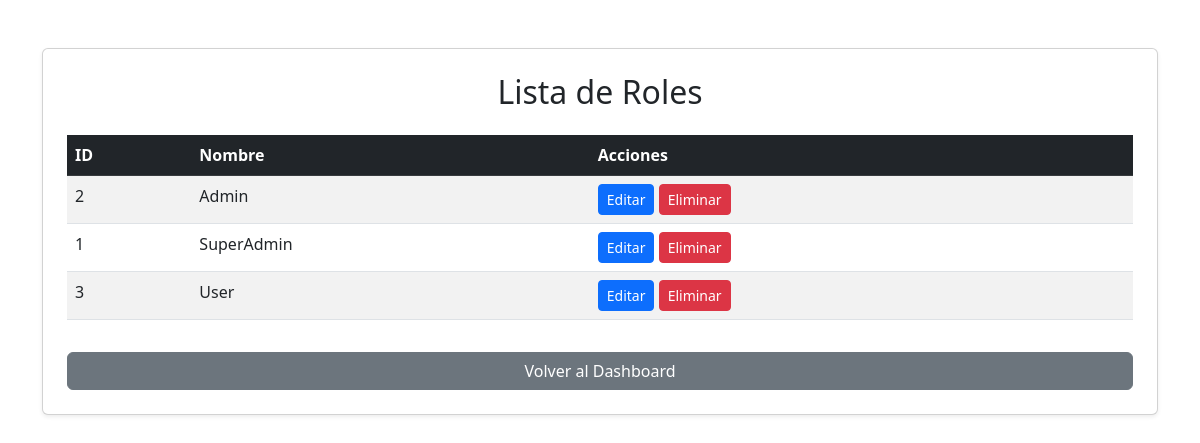
/views/role_list.php (signed in), run on the app's committed database.
### tables this page shows
CREATE TABLE `roles` (
  `id` int(11) NOT NULL,
  `role_name` varchar(50) NOT NULL
);

### models/Role.php (called while the page is built, shortened)
<?php
class Role{
public static function getAll() {
    $db = Database::getConnection();
    $stmt = $db->prepare('SELECT * FROM ROLES');
    $stmt->execute();
    return $stmt->get_result()->fetch_all(MYSQLI_ASSOC);
}
}
?>

### views/role_list.php (the view, shortened to what this page needs)
<?php
require_once('../models/Role.php');
$roles = Role::getAll();
?>
<!DOCTYPE html>
<html lang="es">
<head>
    <link href="https://cdn.jsdelivr.net/npm/bootstrap@5.3.0-alpha1/dist/css/bootstrap.min.css" rel="stylesheet">
</head>
<body>
    <div class="container mt-5">
        <div class="card shadow-sm p-4">
            <h2 class="mb-4 text-center">Lista de Roles</h2>
            <table class="table table-striped table-hover">
                <thead class="table-dark">
                    <tr>
                        <th>ID</th>
                        <th>Nombre</th>
                        <th>Acciones</th>
                    </tr>
                </thead>
                <tbody>
                    <?php foreach ($roles as $role): ?>
                        <tr>
                            <td><?php echo htmlspecialchars($role['id']); ?></td>
                            <td><?php echo htmlspecialchars($role['role_name']); ?></td>
                            <td>
                                <a href="role_edit.php?id=<?php echo $role['id']; ?>" class="btn btn-primary btn-sm">Editar</a>
                                <button onclick="deleteRole(<?php echo $role['id']; ?>)" class="btn btn-danger btn-sm">Eliminar</button>
                            </td>
                        </tr>
                    <?php endforeach; ?>
                </tbody>
            </table>
            <a href="../public/dashboard.php" class="btn btn-secondary mt-3">Volver al Dashboard</a>
        </div>
    </div>
</body>
</html>

### data on the page
roles: id "2", role_name "Admin"
roles: id "1", role_name "SuperAdmin"
roles: id "3", role_name "User"
